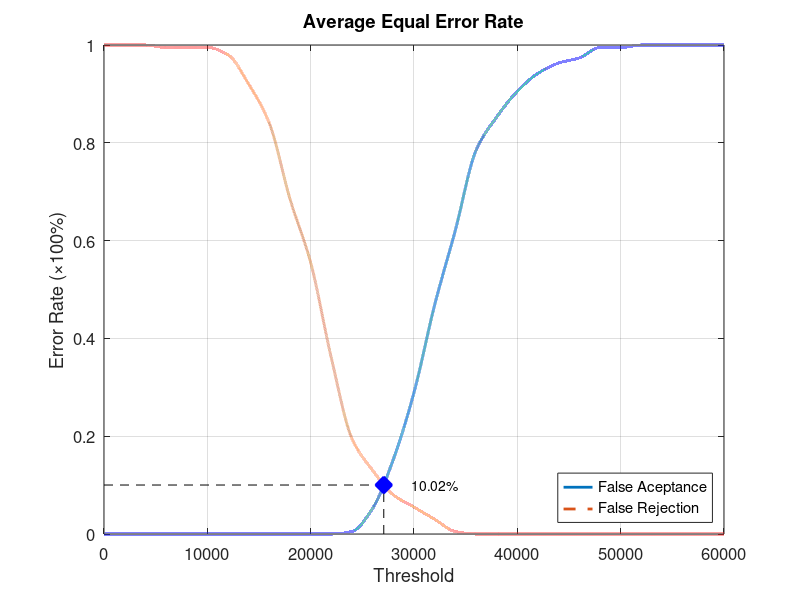
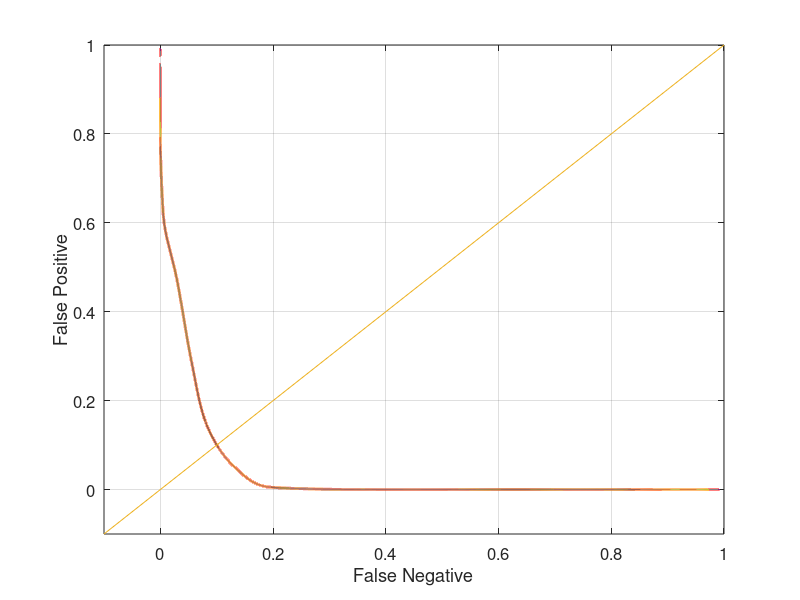

Source code (MATLAB) for these figures, in order:
function yEER = Database5_4
close all;
clear;
clc;
x = 0:2000:60000;
xq = 0:0.5:60000;

y0 = [0 0 0 0 0 0 0 0 0 0 0 0 0.00526316 0.0526316 0.152632 0.289474 0.468421 0.621053 0.784211 0.852632 0.905263 0.942105 0.963158 0.973684 0.994737 0.994737 1 1 1 1 1];
yy0 = interp1(x, y0, xq, 'pchip');
y1 = [1 1 1 0.995 0.995 0.995 0.98 0.92 0.84 0.685 0.555 0.36 0.195 0.13 0.08 0.055 0.03 0.005 0 0 0 0 0 0 0 0 0 0 0 0 0];
yy1 = interp1(x, y1, xq, 'pchip');

% Calculating EER: 
y2 = abs(y0 - y1);
find(y2 == min(y2))
yy2 = abs(yy0 - yy1);
xEER = find(yy2 == min(yy2));
xEERIndex = xq(xEER) % X-axis EER
yEER = yy0(xEER) % Y-axis EER

main = figure
plot(xq, yy0,'-','LineWidth', 2);	hold on
plot(xq, yy1,'--','LineWidth', 2);	hold on
plot([xEERIndex xEERIndex], [0 yEER], 'k--');	hold on
plot([0 xEERIndex], [yEER yEER], 'k--');	hold on
plot(xEERIndex, yEER, 'bx', 'LineWidth', 10);	hold on
text(xEERIndex + 10 * xEERIndex / 100, yEER, [num2str(round((10000 * yEER)) / 100) '%'])
legend('False Aceptance', 'False Rejection', 'Location', 'SouthEast')
xlabel('Threshold')
ylabel('Error Rate (\times100%)')
title('Average Equal Error Rate')
set(gca, 'FontSize', 12)
axis([0 60000 0 1])
grid on

print(main, 'Database5_4Main', '-dpng');
FNRxFPR = figure('Color', [1 1 1]);
plot(yy1, yy0, '-', yy1, yy0, 'LineWidth', 2);
hold on
y = -0.1:0.1:1
plot(y, y); 
set(gca, 'FontSize', 12)
xlabel('False Negative')
ylabel('False Positive')
axis([-0.1 1 -0.1 1])
set(gca, 'FontSize', 12)
grid on

print(FNRxFPR, 'Database5_4FNRxFPR','-dpng');
end
